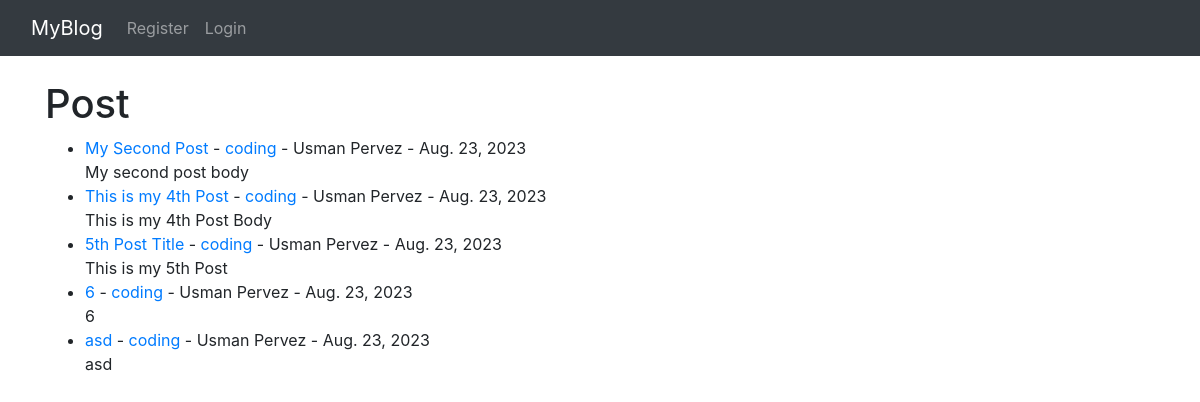
Before: / with the older database file.
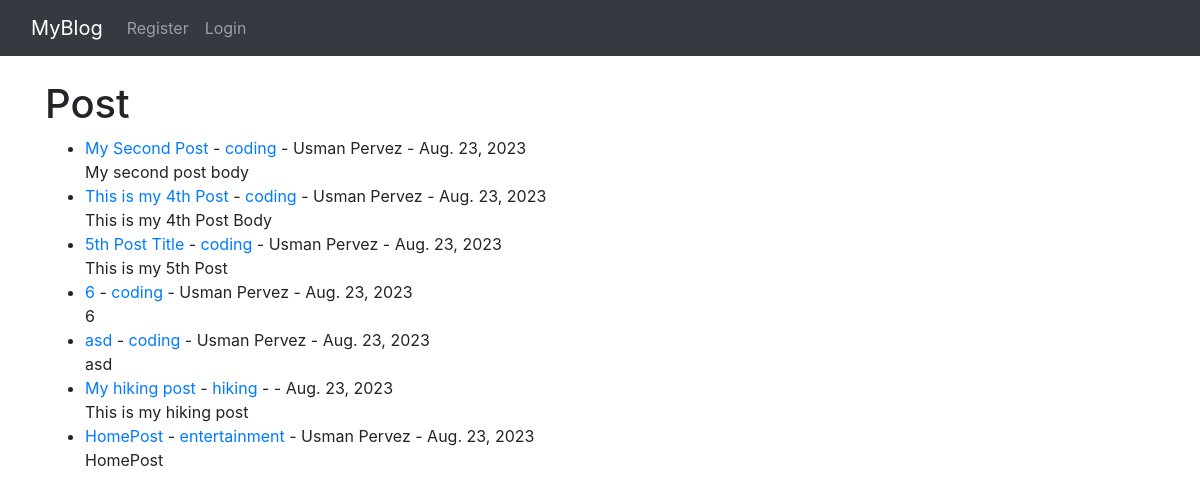
After: the same page with the newer database file.
### theblog/models.py (models this page shows, shortened)
class Post(models.Model):
    title = models.CharField(max_length=255)
    title_tag = models.CharField(max_length=255)
    author = models.ForeignKey(User, on_delete=models.CASCADE)
    body = models.TextField()
    post_date = models.DateField(auto_now_add=True)
    category = models.CharField(max_length=255, default="coding")

### theblog/views.py (the view)
class HomeView(ListView):
    model = Post
    template_name = 'home.html'
    ordering = ['-post_date']

### theblog/templates/home.html (shortened to what this page needs)
{% extends 'base.html' %}
{% block content %}
    <h1>Post</h1>
    <ul>
    {% for post in object_list %}
        <li><a href="{% url 'article-detail' post.pk %}"> {{ post.title }}</a> - <a href="{% url 'category' post.category %}">{{ post.category }}</a> - {{ post.author.first_name }} {{ post.author.last_name }} - {{ post.post_date }}
            <br/>
            {{ post.body|slice:"200"|safe }}
        </li>
    {% endfor %}
    </ul>
{% endblock %}

### theblog/templates/base.html (shortened to what this page needs)
<!doctype html>
<html lang="en">
  <head>
    <link rel="stylesheet" href="https://cdn.jsdelivr.net/npm/bootstrap@4.6.2/dist/css/bootstrap.min.css">
  </head>
  <body>
      <nav class="navbar navbar-expand-lg navbar-dark bg-dark">
      <div class="container-fluid">
        <a class="navbar-brand" href="{% url 'home' %}">MyBlog</a>
        <div class="collapse navbar-collapse" id="navbarSupportedContent">
          <ul class="navbar-nav me-auto mb-2 mb-lg-0">
              {% if user.is_authenticated %}
                  <li class="nav-item">
                    <a class="nav-link" href="{% url 'add_post' %}">Add Post</a>
                  </li>
                  <li class="nav-item">
                    <a class="nav-link" href="{% url 'add_category' %}">Add Category</a>
                  </li>
                  <li class="nav-item">
                    <a class="nav-link" href="{% url 'logout' %}">Logout</a>
                  </li>
              {% else %}
                  <li class="nav-item">
                    <a class="nav-link" href="{% url 'register' %}">Register</a>
                  </li>
                  <li class="nav-item">
                    <a class="nav-link" href="{% url 'login' %}">Login</a>
                  </li>
              {% endif %}
          </ul>
        </div>
      </div>
    </nav>
    <br/>
    <div class="container">
    {% block content %}{% endblock %}
    </div>
  </body>
</html>

Changed rows visible on the page:
added Post: title "My hiking post", category "hiking", post_date "Aug. 23, 2023", body "This is my hiking post"
added Post: title "HomePost", category "entertainment", author.first_name "Usman", author.last_name "Pervez", post_date "Aug. 23, 2023", body "HomePost"
